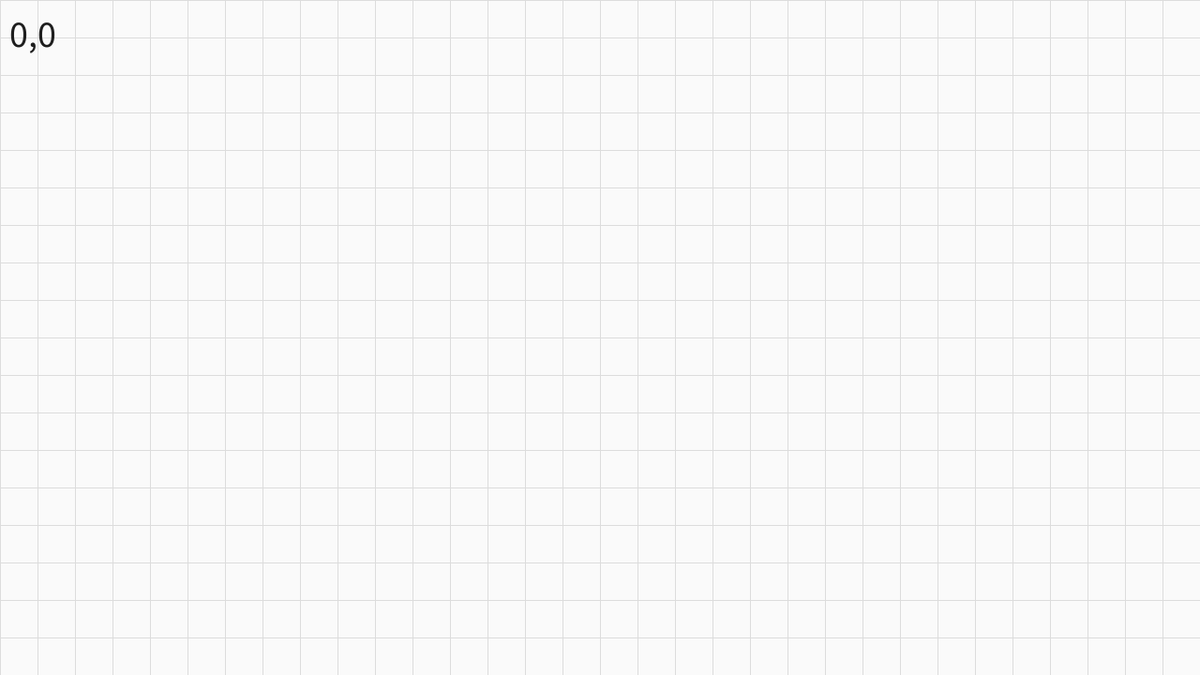
Frame 1 (no input)
Frame 60 (the mouse pressed at the canvas centre just before this capture): identical to frame 1, image omitted
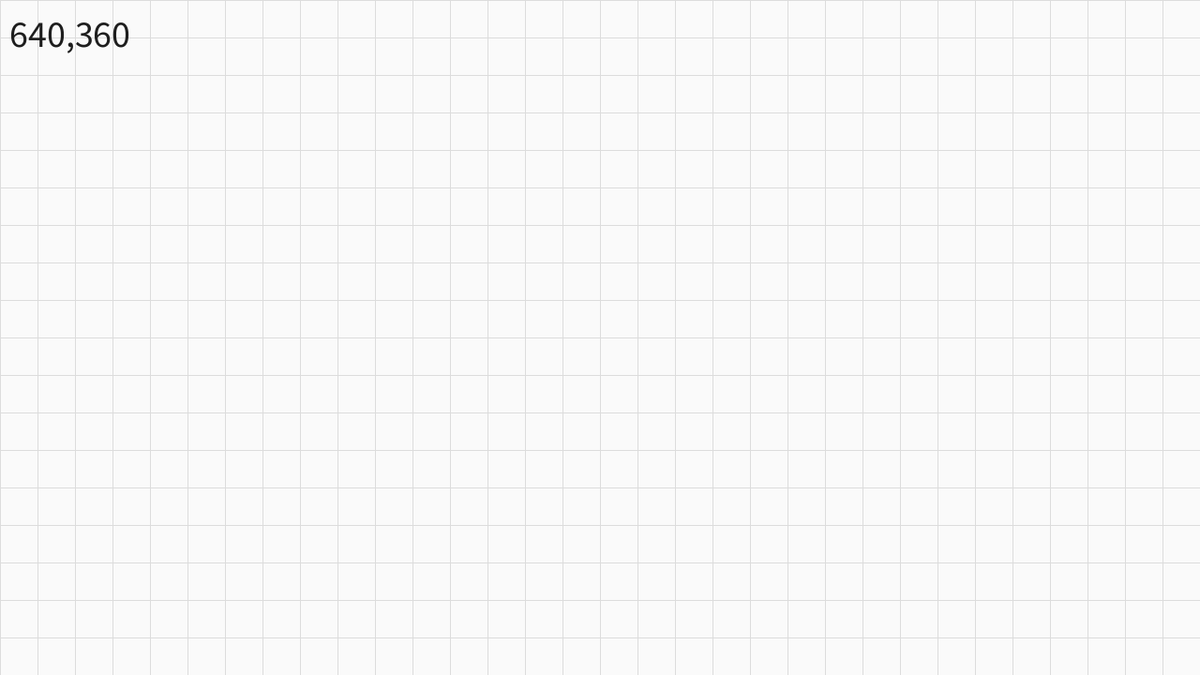
Frame 120 (the mouse held since frame 60 and released just before this capture)

The Processing sketch that drew these frames (run headless with seeded random() and noise(); from frame 60 on, the mouse is pressed at the canvas centre):

// Processing sketch: sketch_sample02
// ── sketch_sample02.pde
void setup() {
  size(1280, 720);
  frameRate(60);
  noStroke();
  textSize(40);
}

void draw() {
 background(250);
 stroke(220);
 for(int x = 0; x<width; x +=40) line(x, 0, x, height);
 for(int y=0; y<height; y+=40) line(0, y, width, y);
 fill(30);
 text(mouseX+","+mouseY, 10, 50);
}
